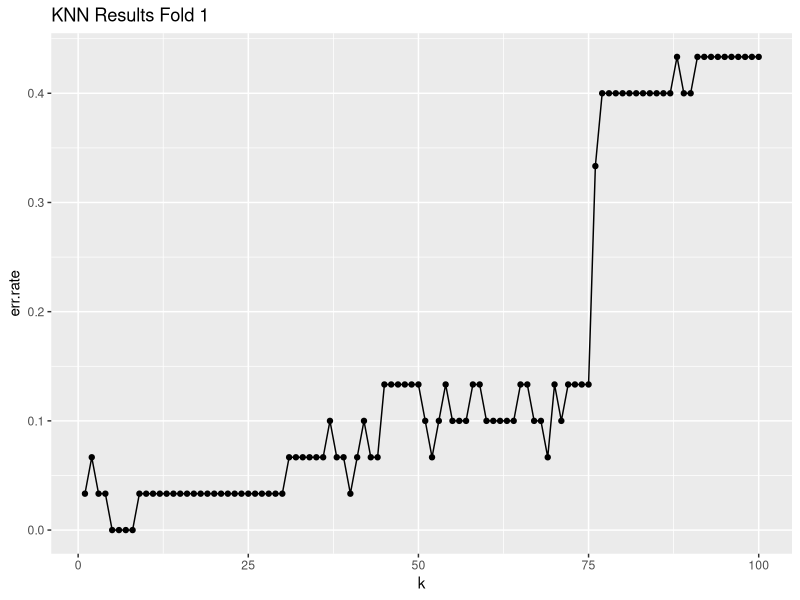
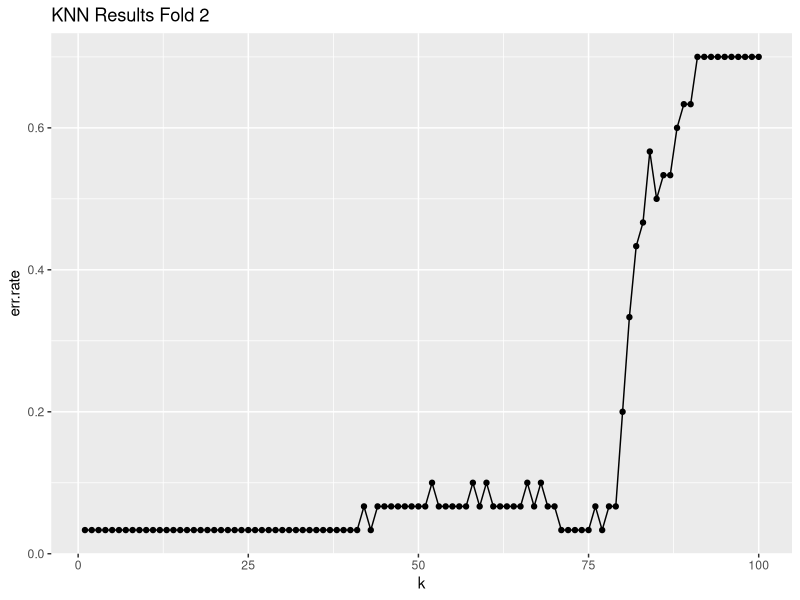
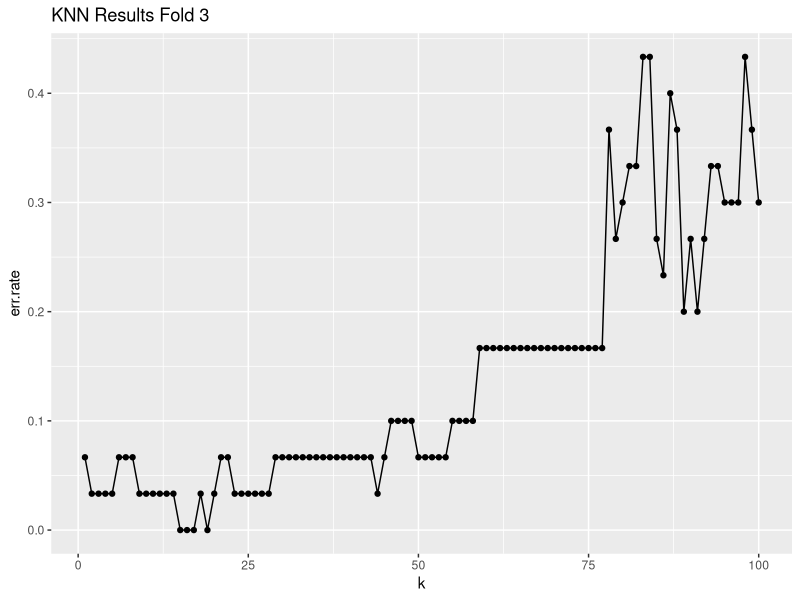
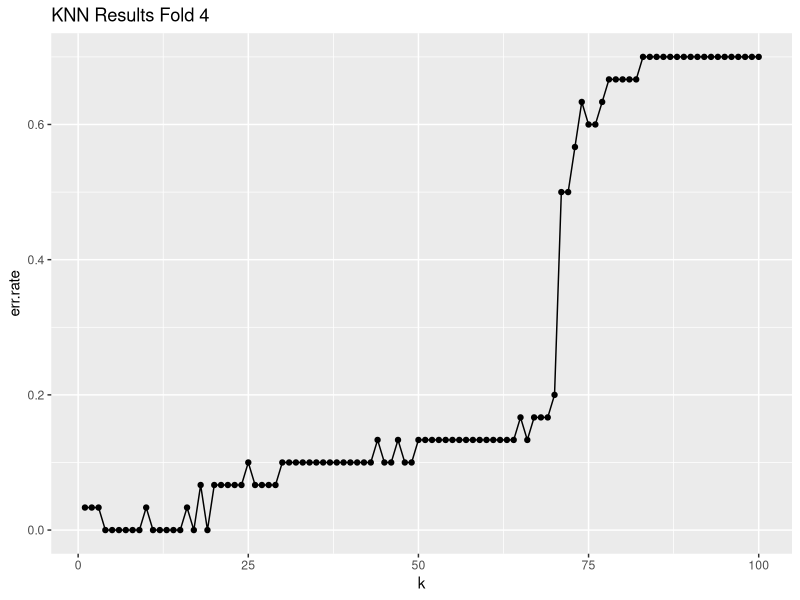
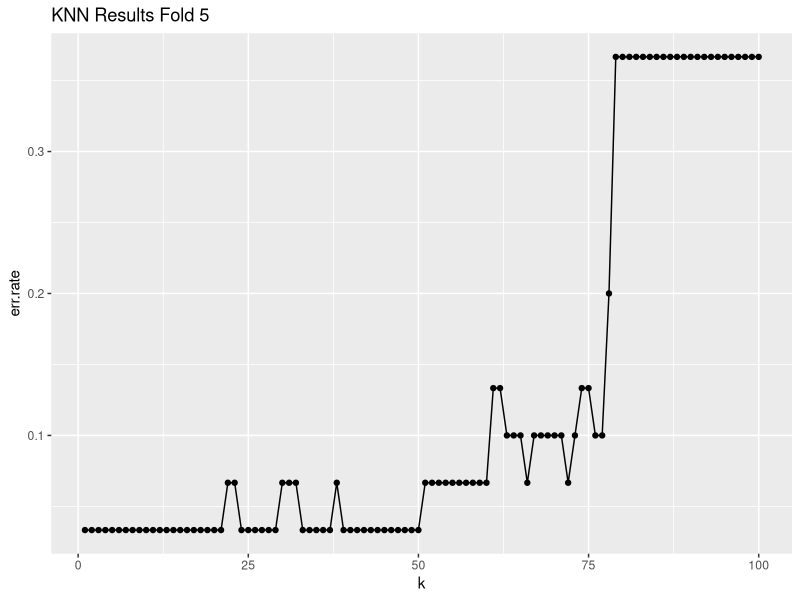

These figures' R source, in order:
### HW2 - FOR LOOP Function for Cross-Validation Folds #### 

#rm(list=ls(all=TRUE))

library(class)
library(ggplot2)

data<-iris
labels <- data$Species
data$Species <- NULL

results.err.rates <- c()
cumulative <- c()

knn.nfold <- function(seed, n.folds, max.k) {
	set.seed(seed)
	N <- nrow(data)
	randomized <- sample(1:N)

	k.range <- (1:max.k)

	fold = 1
	
	a = (N / n.folds)
	
	b <- (1:a)

	for (each in 1:n.folds) {
		train.data <- data[-randomized[b], ]
		test.data <- data[randomized[b], ]
		
		train.labels <- as.factor(as.matrix(labels)[-randomized[b]])
		test.labels <- as.factor(as.matrix(labels)[randomized[b]])
		
		b <- b + a
		cat('\n', 'Fold ', fold,' Cross Validation Below', '\n', sep = "")
		
		for (k in k.range) {
			knn.fit <- knn(train.data,
			test.data,
			cl = train.labels,
			k = k
			)
			cat('\n', 'k = ', k, 'Fold = ',fold, '\n', sep = " ")
			print(table(test.labels, knn.fit))
			
			this.err <- sum(test.labels != knn.fit) / length(test.labels)
			results.err.rates <- append(results.err.rates, this.err)
				
			print ("the error for this k is:")
			print (this.err)
		}
		results <- data.frame(k.range, results.err.rates)
		names(results) <- c('k', 'err.rate')
		title <- paste('KNN Results Fold', fold)
		print ("And now I WON'T hang!  Wootwoot!")
		results.plot <- ggplot(results, aes(x=k, y=err.rate)) + geom_point() + geom_line()
		results.plot <- results.plot + ggtitle(title)
		print(results.plot)
		cat('\n', "Done with fold ", fold, " analysis", '\n', sep="")
		print (" ")
		
		print (results)
		print (results.err.rates)
		cumulative <- append(cumulative, results.err.rates)
		results.err.rates <- c()
		print (results.err.rates)
		fold <- fold + 1

	}
	fold <- fold - 1
	print (sum(cumulative))
	ave.out <- sum(cumulative) / (n.folds * max.k)
	cat('\n', "The average Generalization Error Rate for this ", fold, "-Fold kNN analysis is ", ave.out, '\n', sep="")
	return (ave.out)
	
}

knn.nfold(072413, 5, 100)